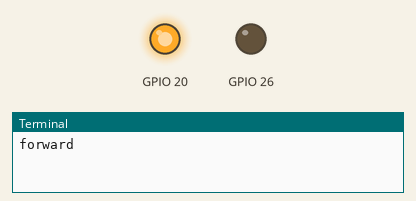
This program was run on a simulated Raspberry Pi (BCM pin numbers). On the bench: output pins drawn as LEDs (lit = HIGH), the last lines printed to the terminal. At 10.0 s the program stops and its outputs stay as they are.

Above: at 0.1 s.
At 7.1 s:
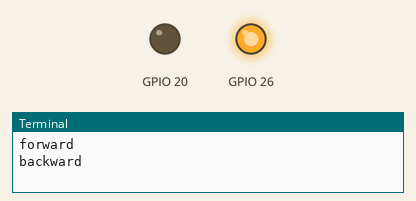
At 10.1 s:
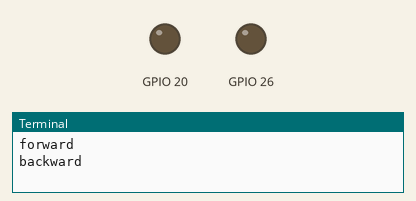
Timing chart, 0 to 11.5 s (numbered marks = the images above):
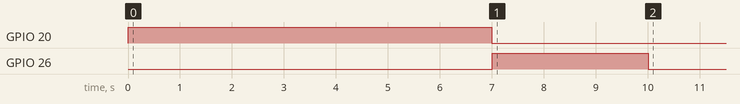

The program:

motor.py
```python
import RPi.GPIO as gpio
import time

def init():
 gpio.setmode(gpio.BCM)
 gpio.setup(20, gpio.OUT)
 gpio.setup(26, gpio.OUT)

def forward(tf):
 init()
 gpio.output(20, True)
 gpio.output(26, False)
 time.sleep(tf)
 gpio.cleanup()

def reverse(tf):
 init()
 gpio.output(20, False)
 gpio.output(26, True)
 time.sleep(tf)
 gpio.cleanup()

print "forward"
forward(7)
print "backward"
reverse(3)
```

Measured:
- by itself, GPIO 20: LOW → HIGH at 0.00 s, → LOW 7.0 s later
- by itself, GPIO 26: LOW → HIGH at 7.0 s, → LOW 3.0 s later
